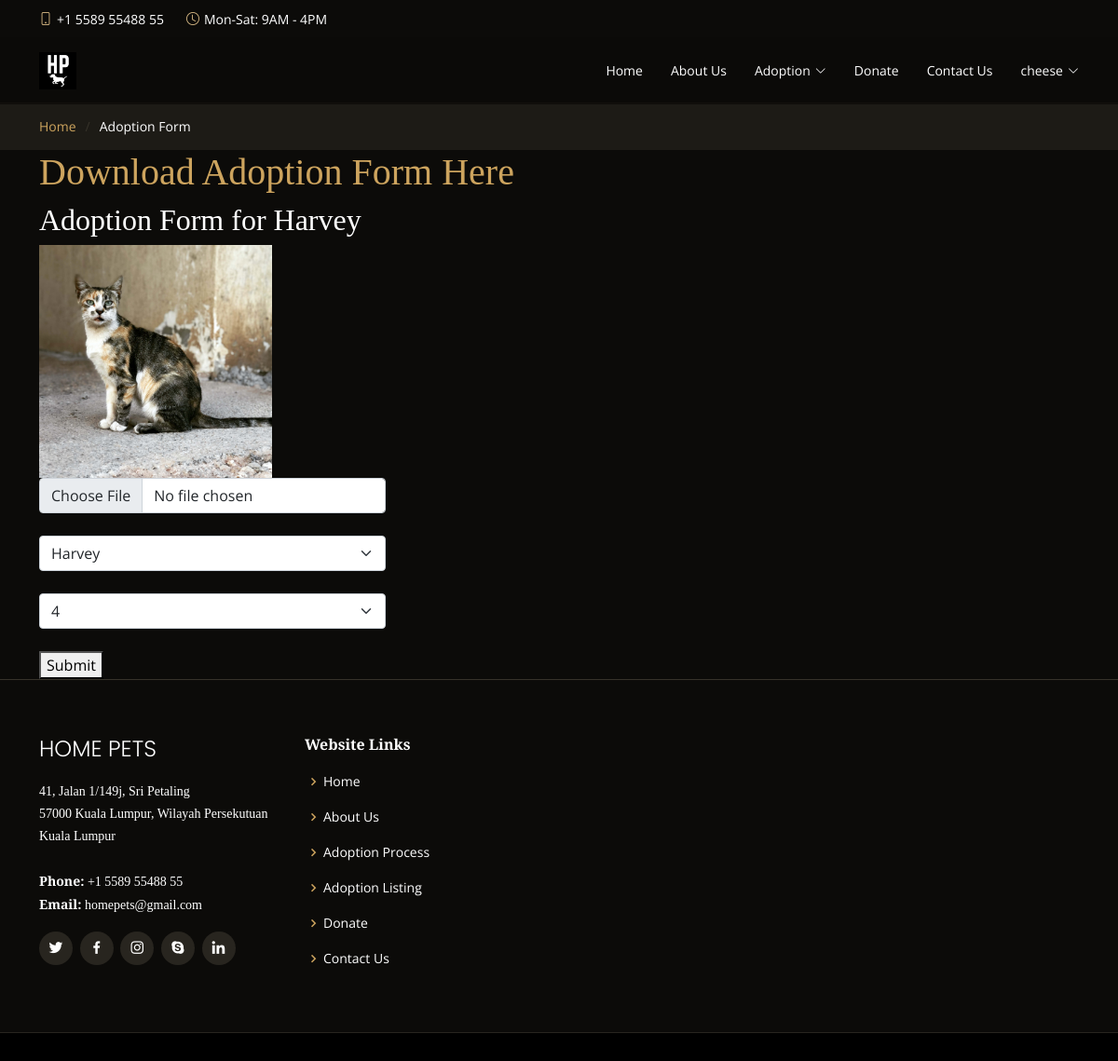
The app's page /user/adoptionForm.php?id=4 (signed in) with its own data.
### tables this page shows
CREATE TABLE `animal` (
  `id` int(11) NOT NULL,
  `animalName` varchar(100) NOT NULL,
  `animalType` varchar(100) NOT NULL,
  `gender` varchar(10) NOT NULL,
  `age` varchar(100) NOT NULL,
  `colour` varchar(100) NOT NULL,
  `vaccinated` varchar(10) NOT NULL,
  `dewormed` varchar(10) NOT NULL,
  `neutered` varchar(10) NOT NULL,
  `animalCondition` varchar(100) NOT NULL,
  `imgType` varchar(5) NOT NULL
);

### user/adoptionForm.php (the view, shortened to what this page needs)
<?php
  $id = intval($_GET['id']);
?>
<!DOCTYPE html>
<html lang="en">
<head>
  <link href="../assets/vendor/animate.css/animate.min.css" rel="stylesheet">
  <link href="../assets/vendor/aos/aos.css" rel="stylesheet">
  <link href="../assets/vendor/bootstrap/css/bootstrap.min.css" rel="stylesheet">
  <link href="../assets/vendor/bootstrap-icons/bootstrap-icons.css" rel="stylesheet">
  <link href="../assets/vendor/boxicons/css/boxicons.min.css" rel="stylesheet">
  <link href="../assets/vendor/glightbox/css/glightbox.min.css" rel="stylesheet">
  <link href="../assets/vendor/swiper/swiper-bundle.min.css" rel="stylesheet">
  <link href="../assets/css/style.css" rel="stylesheet">
</head>
<body>
  <div id="topbar" class="d-flex align-items-center fixed-top">
    <div class="container d-flex justify-content-center justify-content-md-between">
      <div class="contact-info d-flex align-items-center">
        <i class="bi bi-phone d-flex align-items-center"><span>+1 5589 55488 55</span></i>
        <i class="bi bi-clock d-flex align-items-center ms-4"><span> Mon-Sat: 9AM - 4PM</span></i>
      </div>
    </div>
  </div>
  <header id="header" class="fixed-top d-flex align-items-center">
    <div class="container-fluid container-xl d-flex align-items-center justify-content-lg-between">
      <a href="main.php" class="logo me-auto me-lg-0"><img src="../assets/img/logo.png" alt="" class="img-fluid"></a>
      <nav id="navbar" class="navbar order-last order-lg-0">
        <ul>
          <li><a class="nav-link scrollto" href="main.php">Home</a></li>
          <li><a class="nav-link scrollto" href="aboutUs.php">About Us</a></li>
          <li class="dropdown"><a href="#"><span>Adoption</span> <i class="bi bi-chevron-down"></i></a>
          </li>
          <li><a class="nav-link scrollto" href="#">Donate</a></li>
          <li><a class="nav-link scrollto" href="contactUs.php">Contact Us</a></li>
              <li class='dropdown'><a href='#'><span><?php echo $_SESSION['user']['username']; ?></span><i class='bi bi-chevron-down'></i></a>
          </li>
        </ul>
      </nav>
    </div>
  </header>
  <main id="main">
    <section class="breadcrumbs">
      <div class="container">
        <div class="d-flex justify-content-between align-items-center">
          <ol>
            <li><a href="main.php">Home</a></li>
            <li>Adoption Form</li>
          </ol>
        </div>
      </div>
    </section>
  </main>
  <div class="container" data-aos="fade-up">
  <?php
            $conn = mysqli_connect("localhost", "root", "", "hpusers");
            $sql = ("SELECT * FROM animal WHERE id = $id");
            $result = $conn->query($sql);
            if ($result->num_rows > 0) {
            while($row = $result->fetch_assoc()) {
              echo "<a href='../assets/form/Home Pets Adoption Form.docx' download><h1>Download Adoption Form Here</h1></a>";
              echo "<h2>Adoption Form for " . $row["animalName"] . "</h2>";
              echo "<img src='../assets/img/animals/" . $row["animalName"] . "." . $row["imgType"] . "' height = '250px' width = '250px' >";
              echo "<form action='../functions.php' method='post' enctype='multipart/form-data' data-aos='fade-up' data-aos-delay='100'>
              <div class='col-lg-4 col-md-6 form-group'>
              <input type='file' name='file' class='form-control'>
              </div>
              <br>
            <div class='col-lg-4 col-md-6 form-group mt-3 mt-md-0'>
              <select class='form-select' name='animalName'>
                <option selected value='" . $row["animalName"] . "'>" . $row["animalName"] . "</option>
              </select>
            </div>
            <br>
            <div class='col-lg-4 col-md-6 form-group mt-3 mt-md-0'>
              <select class='form-select' name='animalID'>
                <option selected value='" . $row["id"] . "'>" . $row["id"] . "</option>
              </select>
            </div>
            <br>
            <button type='submit' name='submitAdoptionForm'>Submit</button>
          </form> ";
            }
            }
            else {
              echo "0 results";
            }
        ?>
  </div>
  <footer id="footer">
    <div class="footer-top">
      <div class="container">
        <div class="row">
          <div class="col-lg-3 col-md-6">
            <div class="footer-info">
              <h3>Home Pets</h3>
              <p>
                41, Jalan 1/149j, Sri Petaling<br>
                57000 Kuala Lumpur, Wilayah Persekutuan Kuala Lumpur<br><br>
                <strong>Phone:</strong> +1 5589 55488 55<br>
                <strong>Email:</strong> homepets@gmail.com<br>
              </p>
              <div class="social-links mt-3">
                <a href="#" class="twitter"><i class="bx bxl-twitter"></i></a>
                <a href="#" class="facebook"><i class="bx bxl-facebook"></i></a>
                <a href="#" class="instagram"><i class="bx bxl-instagram"></i></a>
                <a href="#" class="google-plus"><i class="bx bxl-skype"></i></a>
                <a href="#" class="linkedin"><i class="bx bxl-linkedin"></i></a>
              </div>
            </div>
          </div>
          <div class="col-lg-2 col-md-6 footer-links">
            <h4>Website Links</h4>
            <ul>
              <li><i class="bx bx-chevron-right"></i> <a href="main.php">Home</a></li>
              <li><i class="bx bx-chevron-right"></i> <a href="#">About Us</a></li>
              <li><i class="bx bx-chevron-right"></i> <a href="adoptionProcess.php">Adoption Process</a></li>
              <li><i class="bx bx-chevron-right"></i> <a href="adoptionListing.php">Adoption Listing</a></li>
              <li><i class="bx bx-chevron-right"></i> <a href="#">Donate</a></li>
              <li><i class="bx bx-chevron-right"></i> <a href="contactUs.php">Contact Us</a></li>
            </ul>
          </div>
        </div>
      </div>
    </div>
</body>
</html>

### assets/css/style.css (style rules this page uses)
body { font-family: "Open Sans", sans-serif; background: #0c0b09; color: #fff; }
a { color: #cda45e; text-decoration: none; }
h1, h2, h3, h4, h5, h6 { font-family: "Playfair Display", serif; }
#topbar { height: 40px; font-size: 14px; transition: all 0.5s; z-index: 996; }
#topbar .contact-info i { font-style: normal; color: #d9ba85; }
#topbar .contact-info i span { padding-left: 5px; color: #fff; }
#header { background: rgba(12, 11, 9, 0.6); border-bottom: 1px solid rgba(12, 11, 9, 0.6); transition: all 0.5s; z-index: 997; padding: 15px 0; top: 40px; }
#header .logo { font-size: 28px; margin: 0; padding: 0; line-height: 1; font-weight: 300; letter-spacing: 1px; text-transform: uppercase; font-family: "Poppins", sans-serif; }
#header .logo img { max-height: 40px; }
.navbar { padding: 0; }
.navbar ul { margin: 0; padding: 0; display: flex; list-style: none; align-items: center; }
.navbar li { position: relative; }
.navbar a { display: flex; align-items: center; justify-content: space-between; padding: 10px 0 10px 30px; color: #fff; white-space: nowrap; transition: 0.3s; font-size: 14px; }
.navbar a i { font-size: 12px; line-height: 0; margin-left: 5px; }
section { padding: 60px 0; overflow: hidden; }
.breadcrumbs { padding: 15px 0; background: #1d1b16; margin-top: 110px; }
.breadcrumbs ol { display: flex; flex-wrap: wrap; list-style: none; padding: 0; margin: 0; font-size: 14px; }
.breadcrumbs ol li + li { padding-left: 10px; }
.breadcrumbs ol li + li::before { display: inline-block; padding-right: 10px; color: #37332a; content: "/"; }
#footer { background: black; padding: 0 0 30px 0; color: #fff; font-size: 14px; }
#footer .footer-top { background: #0c0b09; border-top: 1px solid #37332a; border-bottom: 1px solid #28251f; padding: 60px 0 30px 0; }
#footer .footer-top .footer-info { margin-bottom: 30px; }
#footer .footer-top .footer-info h3 { font-size: 24px; margin: 0 0 20px 0; padding: 2px 0 2px 0; line-height: 1; font-weight: 300; text-transform: uppercase; font-family: "Poppins", sans-serif; }
#footer .footer-top .footer-info p { font-size: 14px; line-height: 24px; margin-bottom: 0; font-family: "Playfair Display", serif; color: #fff; }
#footer .footer-top .social-links a { font-size: 18px; display: inline-block; background: #28251f; color: #fff; line-height: 1; padding: 8px 0; margin-right: 4px; border-radius: 50%; text-align: center; width: 36px; height: 36px; transition: 0.3s; }
#footer .footer-top h4 { font-size: 16px; font-weight: 600; color: #fff; position: relative; padding-bottom: 12px; }
#footer .footer-top .footer-links { margin-bottom: 30px; }
#footer .footer-top .footer-links ul { list-style: none; padding: 0; margin: 0; }
#footer .footer-top .footer-links ul i { padding-right: 2px; color: #cda45e; font-size: 18px; line-height: 1; }
#footer .footer-top .footer-links ul li { padding: 10px 0; display: flex; align-items: center; }
#footer .footer-top .footer-links ul li:first-child { padding-top: 0; }
#footer .footer-top .footer-links ul a { color: #fff; transition: 0.3s; display: inline-block; line-height: 1; }

### records on screen
animal: animalName "Harvey", animalName (picture), animalID "4"

### other values on screen
$_SESSION['user']['username'] "cheese"
